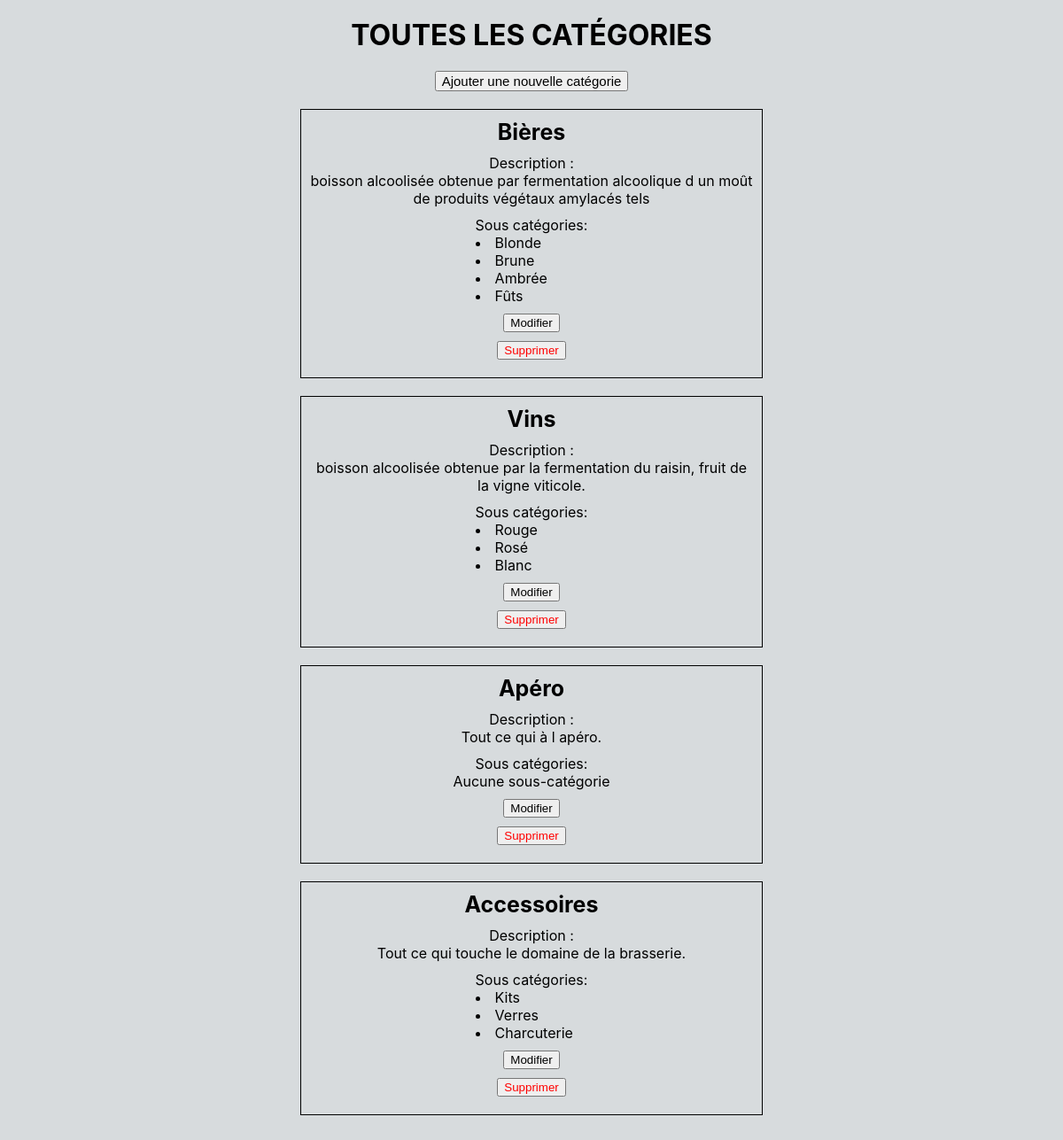
Page /PrestaChope/pages/catégories/Catégories.php on the committed database.
### tables this page shows
CREATE TABLE categories(
        Id          Int  Auto_increment  NOT NULL ,
        nom         Varchar (50) NOT NULL ,
        description Varchar (100) NOT NULL
	,CONSTRAINT categories_PK PRIMARY KEY (Id)
);

CREATE TABLE souscategories(
        Id            Int  Auto_increment  NOT NULL ,
        nom           Varchar (50) NOT NULL ,
        Id_Categories Int NOT NULL
	,CONSTRAINT souscategories_PK PRIMARY KEY (Id)
	,CONSTRAINT souscategories_categories_FK FOREIGN KEY (Id_Categories) REFERENCES categories(Id)
);

### PrestaChope/DAO/CatégoriesDAO.php (called while the page is built, shortened)
<?php
require_once('DTO/CatégoriesDTO.php');
require_once('DTO/SousCatégoriesDTO.php');
Class CatégoriesDAO {
    static function SearchAllCatégories_SousCatégories() {
        $bdd = DataBaseLinker::getConnexion();
        $reponse = $bdd->prepare("Select * from categories where Id >1");
        $reponse->execute();
        $rep = $reponse->fetchAll();
        if (!empty($rep)) {
            $tab = [];
            foreach ($rep as $value) {
                $cate = new CatégoriesDTO();
                $cate->setId($value['Id']);
                $cate->setNom($value['nom']);
                $cate->setDescription($value['description']);
                $scaté = self::SearchSousCatégories($value['Id']);
                $cate->setSouscatégories($scaté);
                $tab[] = $cate;
            }
            return $tab;
        }
        else {
            return null;
        }
    }
    static function SearchSousCatégories($id) {
        $bdd = DataBaseLinker::getConnexion();
        $reponse = $bdd->prepare('Select * from souscategories where Id_Categories = ?');
        $reponse->execute(array($id));
        $scat = $reponse->fetchAll();
        if ($scat) {
            $tab = [];
            foreach ($scat as $sous_caté) {
                $souscat = new SousCatégoriesDTO();
                $souscat->setId($sous_caté['Id']);
                $souscat->setNom($sous_caté['nom']);
                $tab[] = $souscat;
            }
            return $tab;
        }
        else {
            return null;
        }
    }
}

### PrestaChope/DTO/CatégoriesDTO.php (called while the page is built)
<?php
Class CatégoriesDTO {
    private $id;
    private $nom;
    private $description;
    private $souscatégories = [];
    function getId() {
        return $this->id;
    }
    function getNom() {
        return $this->nom;
    }
    function getDescription() {
        return $this->description;
    }
    function getSouscatégories() {
        return $this->souscatégories;
    }
    function setId($id): void {
        $this->id = $id;
    }
    function setNom($nom): void {
        $this->nom = $nom;
    }
    function setDescription($description): void {
        $this->description = $description;
    }
    function setSouscatégories($souscatégories): void {
        $this->souscatégories = $souscatégories;
    }
}

### PrestaChope/DTO/SousCatégoriesDTO.php (called while the page is built, shortened)
<?php
Class SousCatégoriesDTO{
    private $nom;
    function getNom() {
        return $this->nom;
    }
    function setNom($nom): void {
        $this->nom = $nom;
    }
}

### PrestaChope/pages/catégories/Catégories.php (the view, shortened to what this page needs)
<html>
    <head>
        <link rel="stylesheet" type="text/css" href="assets/css/categories.css">
    </head>
    <body>
        <main>
            <div class="titre">
                <h1>TOUTES LES CATÉGORIES</h1>
                <a href="index.php?page=créationCatégorie"><button class="btnAddCate">Ajouter une nouvelle catégorie </button></a>
            </div>
            <div class="divCatégories">
                <?php
                $allCaté = CatégoriesDAO::SearchAllCatégories_SousCatégories();
                if ($allCaté != null) {
                    foreach ($allCaté as $value) {
                        ?>
                        <div class="laCatégorie">
                            <div class="nomCatégorie">
                                <?php echo $value->getNom(); ?>
                            </div>
                            <div class="descCatégorie">
                                <span>Description :</span>
                                <span><?php echo $value->getDescription(); ?></span>
                            </div>
                            <?php
                            if (!empty($value->getSouscatégories())) {
                                ?>
                                <div class="sousCatégorie">
                                    <span>Sous catégories:</span>
                                    <?php
                                    foreach ($value->getSouscatégories() as $souscaté) {
                                        ?>
                                        <li> <?php echo $souscaté->getNom(); ?></li>
                                        <?php
                                    }
                                    ?>
                                </div>
                                <?php
                            }
                            else {
                                ?>
                                <div class="noSousCatégorie">
                                    <span>Sous catégories:</span>
                                    <span>Aucune sous-catégorie</span>
                                </div>
                                <?php
                            }
                            ?>
                            <a href="index.php?page=modifCatégorie&caté=<?php echo $value->getId(); ?>"><button> Modifier </button></a>
                            <a href="index.php?page=deleteCatégorie&id=<?php echo $value->getId(); ?>"><button class="btnDelCate" >Supprimer</button></a>
                        </div>
                        <?php
                    }
                    ?>
                    <?php
                }
                ?>
            </div>
        </main>
    </body>
</html>

### PrestaChope/assets/css/categories.css (style rules this page uses)
body { font-family: 'Inter', sans-serif; }
.divCatégories { display: flex; justify-content: center; flex-wrap: wrap; margin-bottom: 20px; }
.laCatégorie { border: solid black 1px; margin: 10px; width: 500px; display: flex; justify-content: center; flex-direction: column; align-items: center; padding: 10px; }
.nomCatégorie { font-size: 25px; font-weight: bold; }
.descCatégorie { margin-top:10px; display: flex; flex-direction: column; align-items:center; }
.sousCatégorie { margin: 10px 0 10px 0; }
.laCatégorie a { margin-bottom: 10px; }
.noSousCatégorie { display: flex; flex-direction: column; align-items:center; margin: 10px 0 10px 0; }
.titre { margin: 20px 0 10px 0; text-align: center; }
.btnAddCate { font-size: 15px; }
.btnDelCate { color:red; }
.descCatégorie > span { text-align: center; }

### PrestaChope/pages/catégories/Catégories.php (style rules this page uses)
body { background-color: rgb(215, 219, 221); }
main { padding-right: 150px; padding-left: 150px; }
a { text-decoration: none; color:black; }

### rows in the picture
categories: nom "Bières", description "boisson alcoolisée obtenue par fermentation alcoolique d un moût de produits végétaux amylacés tels"
souscategories: nom "Blonde"
souscategories: nom "Brune"
souscategories: nom "Ambrée"
souscategories: nom "Fûts"
categories: nom "Vins", description "boisson alcoolisée obtenue par la fermentation du raisin, fruit de la vigne viticole."
souscategories: nom "Rouge"
souscategories: nom "Rosé"
souscategories: nom "Blanc"
categories: nom "Apéro", description "Tout ce qui à l apéro.", shows "Sous catégories:"
categories: nom "Accessoires", description "Tout ce qui touche le domaine de la brasserie."
souscategories: nom "Kits"
souscategories: nom "Verres"
souscategories: nom "Charcuterie"
